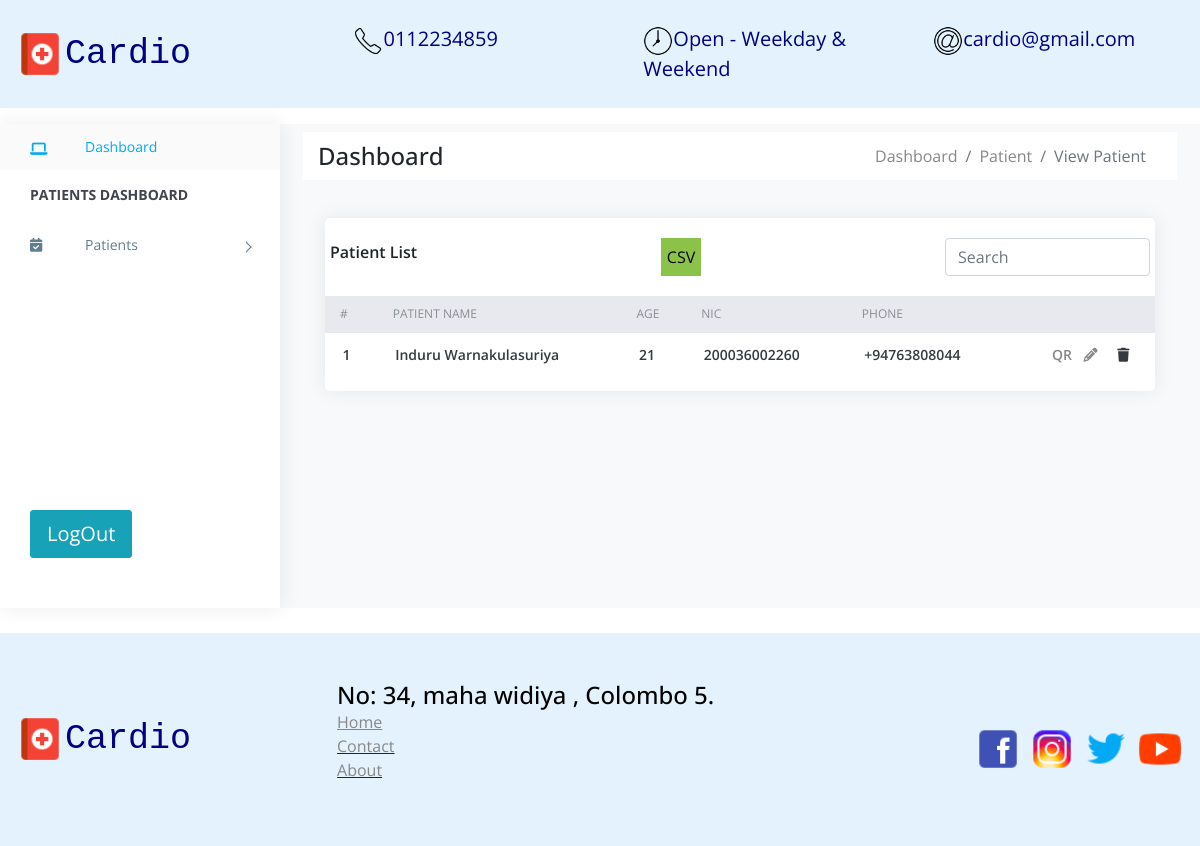
Before: /patients with the older database file.
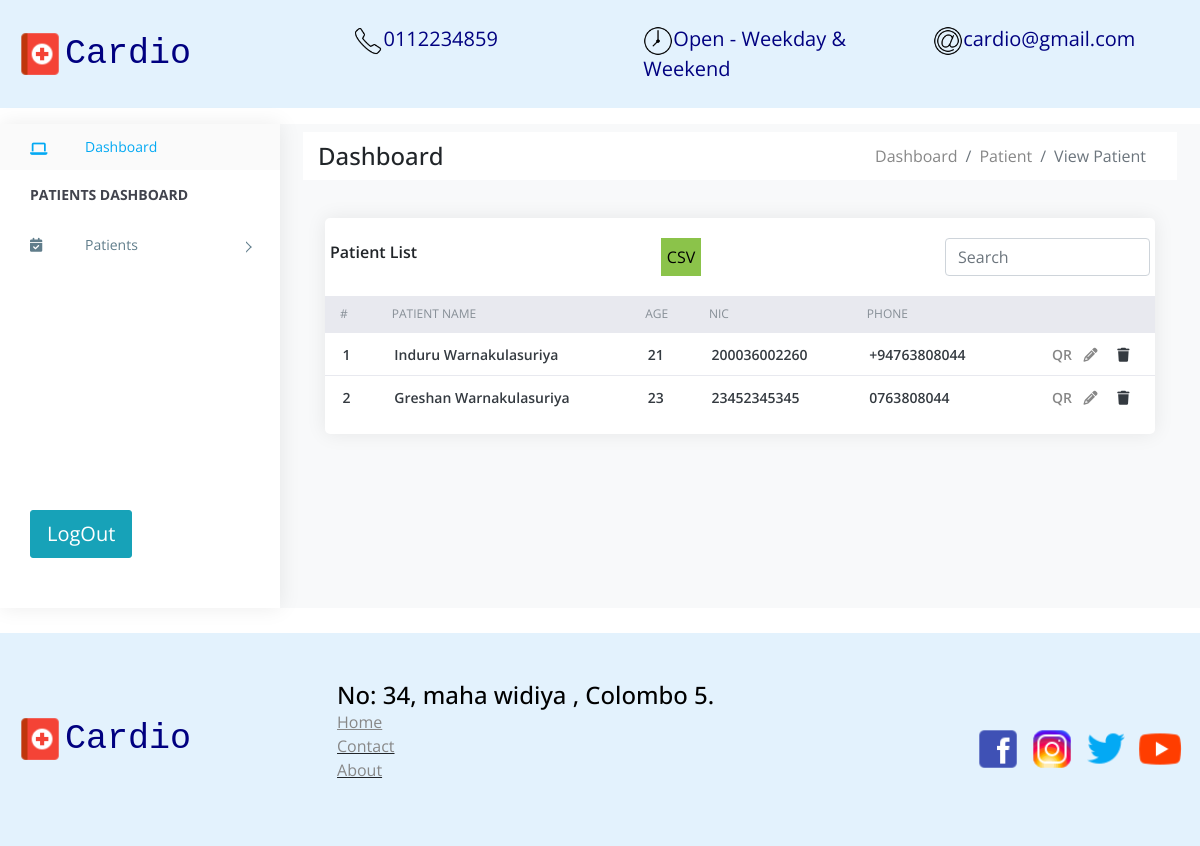
After: the same page with the newer database file.
### patients/models.py (models this page shows, shortened)
class Patient(models.Model):
    id = models.AutoField(primary_key=True)
    name = models.CharField(max_length=120, unique=True)
    phone = models.CharField(max_length=120)
    dob = models.DateField()
    NIC = models.CharField(max_length=12)
    email = models.CharField(max_length=120)
    address = models.CharField(max_length=220)
    qr = models.CharField(max_length=200)
    created_date = models.DateField(auto_now_add=True)
    def age(self):
        today = date.today()
        return today.year - self.dob.year - ((today.month, today.day) < (self.dob.month, self.dob.day))
    age = property(age)

### patients/views.py (the view)
# urls.py: path('', include('patients.urls')),
def patients(request):
    patients = Patient.objects.all()
    if request.method == 'GET':
        search = request.GET.get('search')
        if(search):
            patients = Patient.objects.filter(
                Q(name__contains = search) |
                Q(NIC__contains = search) |
                Q(phone__contains = search)
            )
    return render(request, 'patients.html', {
        'patients': patients
    })

### patients/templates/patients.html (shortened to what this page needs)
{% extends 'base/base.html' %}
{% block breadcrumbs %}
<div class="breadcrumbs">
    <div class="breadcrumbs-inner p-2">
        <div class="row m-0 m-auto bg-white">
            <div class="col-sm-4 my-auto">
                <div class="page-header float-left ">
                    <div class="page-title">
                        <h4 class="">Dashboard</h4>
                    </div>
                </div>
            </div>
            <div class="col-sm-8">
                <div class="page-header float-right">
                    <nav aria-label="breadcrumb">
                        <ol class="breadcrumb bg-white m-0">
                            <li class="breadcrumb-item"><a href="#">Dashboard</a></li>
                            <li class="breadcrumb-item"><a href="#">Patient</a></li>
                            <li class="active breadcrumb-item">View Patient</li>
                        </ol>
                      </nav>
                </div>
            </div>
        </div>
    </div>
</div>
{% endblock breadcrumbs %}
{% block content %}
    <div>
        <div class="row">
            <div class="col-xl-12">
                <div class="card">
                    <div class="card-body">
                        <div class="row d-flex justify-content-between">
                            <h4 class="box-title">Patient List</h4>
                            <button style="background-color: #8bc34a; border: none;"><a href="{% url 'patients-report' %}" style="color: black;">CSV</a></button>
                            <form action="{% url 'patients' %}" method="get">
                                <input name="search" class="form-control" type="text" placeholder="Search">
                            </form>
                        </div>
                    </div>
                    <div class="card-body--">
                        <div class="table-stats order-table ov-h">
                            <table class="table ">
                                <thead>
                                    <tr>
                                        <th class="serial">#</th>
                                        <th>Patient Name</th>
                                        <th>Age</th>
                                        <th>NIC</th>
                                        <th>Phone</th>
                                        <th></th>
                                    </tr>
                                </thead>
                                    {% if patients %}
                                    {% for p in patients %}
                                    <tr>
                                        <td class="serial">{{ forloop.counter }}</td>
                                        <td>{{ p.name }}</td>
                                        <td>{{ p.age }}</td>
                                        <td>{{ p.NIC }}</td>
                                        <td>{{ p.phone }}</td>
                                        <td>
                                            <a href="{% url 'generate-qr' qr=p.qr%}">QR</a>
                                            <a type="button" href="{% url 'edit-patient' id=p.id %}"><i class="fa fa-pencil mx-2"></i></a>
                                            <a type="button" data-toggle="modal" data-target="#deleteModal{{p.id}}">
                                                <i class="fa fa-trash mx-2"></i>
                                            </a>
                                        </td>
                                    </tr>
                                    {% endfor %}
                                    {% else %}
                                        <tr><td>No patients Data</td></tr>
                                    {% endif %}
                            </table>
                        </div>
                    </div>
                </div>
            </div>
        </div>
    </div>
{% endblock content %}

### patients/templates/base/base.html (shortened to what this page needs)
<!DOCTYPE html>
<html lang="en">
<head>
    {% load static %}
    <link rel="stylesheet" href="https://cdn.jsdelivr.net/npm/bootstrap@4.1.3/dist/css/bootstrap.min.css">
    <link rel="stylesheet" href="https://cdnjs.cloudflare.com/ajax/libs/font-awesome/6.2.0/css/all.min.css">
    <link rel="stylesheet" href="{% static 'assets/css/style.css' %}">
    <link href="https://cdn.jsdelivr.net/npm/chartist@0.11.0/dist/chartist.min.css" rel="stylesheet">
    <link href="https://cdn.jsdelivr.net/npm/jqvmap@1.5.1/dist/jqvmap.min.css" rel="stylesheet">
</head>
<body>
    <div class="column">
        <div class="col-12 p-0">
            {% include 'base/navbar.html' %}
        </div>
        <div class="row mt-3 m-0">
            {% include 'base/sidebar.html' %}
            <div class="col bg-light">
                {% block breadcrumbs %}
                {% endblock breadcrumbs %}
                <div class="clearfix">
                    <div class="content">
                        <div>
                            {% block content %}
                            {% endblock content %}
                        </div>
                    </div>
                </div>
            </div>
        </div>
        {% include 'base/footer.html' %}
</body>
</html>

### patients/templates/base/navbar.html (shortened to what this page needs)
{% load static %}
<nav class="navbar navbar-expand-lg col py-3" style="background-color: #e3f2fd;" >
  <div class="container-fluid d-flex">
    <div class="flex-shrink-1">
      <a class="navbar-brand" style="font-family: 'Courier New', Courier, monospace;font-size: 35px; color: Navy;" href="/home"><img alt="logo" style="height: 50px; width: 50px;" src="{%static 'images/health.png' %}"/>Cardio</a>
    </div>
    <div class="navbar-collapse collapse justify-content-end" id="navbarSupportedContent">
      <ul class="navbar-nav mb-2 mb-lg-0">
        <li class="nav-item">
          <a class="nav-link active" style="font-size: 20px; color: Navy;" aria-current="page" href="tel:0112234859"><img alt="icon" style="height: 30px; width: 30px;" src="{%static 'images/phone.png' %}"/>0112234859</a>
        </li>
        <li class="nav-item">
          <a class="nav-link active" style="font-size: 20px; color: Navy;"><img alt="icon" style="height: 30px; width: 30px;" src="{%static 'images/clock.png' %}"/>Open - Weekday & Weekend</a>
        </li>
        <li class="nav-item">
          <a class="nav-link active" style="font-size: 20px; color: Navy;"  href="mailto:m.cardio@gmail.com"><img alt="icon" style="height: 30px; width: 30px;" src="{%static 'images/at.png' %}"/>cardio@gmail.com</a>
        </li>
      </ul>
    </div>
  </div>
</nav>

### patients/templates/base/sidebar.html (shortened to what this page needs)
<aside id="left-panel" class="left-panel position-static h-auto">
    <nav class="navbar navbar-expand-sm navbar-default">
        <div id="main-menu" class="main-menu collapse navbar-collapse">
            <ul class="nav navbar-nav">
                <li class="active">
                    <a href="{% url 'patients' %}"><i class="menu-icon fa fa-laptop"></i>Dashboard </a>
                </li>
                <li class="menu-title">Patients Dashboard</li>
                <li class="menu-item-has-children dropdown">
                    <a href="#" class="dropdown-toggle" data-toggle="dropdown" aria-haspopup="true" aria-expanded="false"> <i class="menu-icon fa fa-calendar-check"></i>Patients</a>
                </li>
                <div style="padding-left: 30px; margin-top: 240px;" class="text-center">
                    <button  type="button" class="btn btn-info btn-lg">LogOut</button>
                </div>
            </ul>
        </div>
    </nav>
</aside>

### patients/templates/base/footer.html (shortened to what this page needs)
{% load static %}
    <nav class="navbar navbar-expand-lg py-5" style="background-color: #e3f2fd;  margin-top: 25px; width: 100%;" >
      <div class="container-fluid">
        <a class="navbar-brand" style="font-family: 'Courier New', Courier, monospace;font-size: 35px; color: Navy;" href="/home"><img style="height: 50px; width: 50px;" src="{%static 'images/health.png' %}"/>Cardio</a>
        <div class="navbar-collapse collapse" id="navbarSupportedContent" style="padding-left: 130px;">
            <div class="footer-pad">
                <h4 style="color:black">No: 34, maha widiya , Colombo 5.</h4>
                <ul class="list-unstyled">
                  <li><a href="#"><u>Home</a></li>
                  <li><a href="#">Contact</a></li>
                  <li><a href="#">About</a></li></u>
                </ul>
              </div>
            </div>
            <div class="vstack gap-3" style="padding-top: 20px; ">
              <div class="flex">
                <a href="#" class="icoFacebook "  title="Facebook"><img style="height: 50px; width: 50px;" src="{%static 'images/facebook.png' %}" alt=" footer image"/></a>
                <a href="#" class="icoInstagram" title="instagram"><img style="height: 50px; width: 50px;" src="{%static 'images/instagram.png' %}" alt=" footer image"/></a>
                <a href="#" class="icoTwitter" title="twitter"><img style="height: 50px; width: 50px;" src="{%static 'images/twitter.png' %}" alt=" footer image"/></a>
                <a href="#" class="icoYoutube" title="youtube"><img style="height: 50px; width: 50px;" src="{%static 'images/youtube.png' %}" alt=" footer image"/></a>
            </div>
          </div>
        </div>
		</div>

### patients/static/assets/css/style.css (style rules this page uses)
.bg-white { background-color: #fff; }
body { display: table; font-family: "Open Sans", sans-serif; font-size: 16px; width: 100%; }
a, button { text-decoration: none; outline: none !important; color: #878787; -webkit-transition: all 0.25s ease; transition: all 0.25s ease; }
h1, h2, h3, h4, h5, h6 { margin: 0; }
ul, ol { padding-left: 0; }
img { max-width: 100%; }
.ov-h { overflow: hidden; }
.btn, button, input, textarea { -webkit-box-shadow: none; box-shadow: none; outline: 0 !important; }
.btn { border-radius: 3px; }
.order-table { position: relative; }
.order-table:after, .order-table:before { content: ""; position: absolute; top: 0px; height: 37px; width: 10px; background: #e8e9ef; }
.order-table:after { right: -1px; }
.order-table:before { left: -1px; }
.order-table tr th { background: #e8e9ef; }
.order-table tr td:last-child, .order-table tr th:last-child { text-align: right; }
.order-table tr:last-child td { border: none; }
aside.left-panel { background: #fff; height: 100vh; padding: 0; vertical-align: top; width: 280px; -webkit-box-shadow: 1px 0 20px rgba(0, 0, 0, 0.08); box-shadow: 1px 0 20px rgba(0, 0, 0, 0.08); position: fixed; left: 0; bottom: 0; top: 55px; z-index: 999; }
.navbar { background: #fff; border-radius: 0; border: none; display: inline-block; margin: 0; padding: 0; vertical-align: top; }
.navbar .main-menu { float: left; padding: 0; padding-bottom: 50px; }
.navbar .menu-title { color: #41434d; clear: both; display: block; font-family: 'Open Sans'; font-size: 14px; font-weight: 700; line-height: 50px; padding: 0; text-transform: uppercase; width: 100%; }
.navbar .navbar-nav { float: none; position: relative; }
.navbar .navbar-nav > li { padding-left: 30px; padding-right: 30px; }
.navbar .navbar-nav > li.active { background: #fafafa; }
.navbar .navbar-nav li { width: 100%; }
.navbar .navbar-nav li.active .menu-icon, .navbar .navbar-nav li:hover .toggle_nav_button:before, .navbar .navbar-nav li .toggle_nav_button.nav-open:before { color: #03a9f3; }
.navbar .navbar-nav li .dropdown-toggle:after { display: none; }
.navbar .navbar-nav li > a { background: none !important; color: #607d8b; display: inline-block; font-size: 14px; line-height: 26px; padding: 10px 0; position: relative; width: 100%; }
.navbar .navbar-nav li > a .menu-icon { color: #607d8b; float: left; margin-top: 8px; width: 55px; text-align: left; z-index: 9; }
.navbar .navbar-nav li.menu-item-has-children { position: relative; }
.navbar .navbar-nav li.menu-item-has-children a { line-height: 30px; }
.navbar .navbar-nav li.menu-item-has-children a:before { content: ""; position: absolute; top: 23px; right: 0; width: 8px; height: 8px; border-style: solid; border-width: 1px; border-color: #607d8b #607d8b transparent transparent; -webkit-transform: rotate(45deg); transform: rotate(45deg); -webkit-transition: all .25s ease; transition: all .25s ease; }
.navbar .navbar-nav > .active > a, .navbar .navbar-nav > .active > a:focus, .navbar .navbar-nav > .active > a:hover { color: #03a9f3; }
.content { float: left; padding: 1.875em; width: 100%; }
.card { margin-bottom: 1.875em; border-radius: 5px; padding: 0; border: 0px solid transparent; -webkit-box-shadow: 0 0 20px rgba(0, 0, 0, 0.08); box-shadow: 0 0 20px rgba(0, 0, 0, 0.08); }
.card .box-title { font-weight: 600; font-size: 1em; padding: 5px 0; }
.card .card-body { float: left; padding: 1.25em; position: relative; width: 100%; }
.card h4 { font-size: 1.1rem; }
.table-stats table { font-family: 'Open Sans'; }
.table-stats table th, .table-stats table td { border: none; border-bottom: 1px solid #e8e9ef; color: #868e96; font-size: 12px; font-weight: normal; padding: .75em 1.25em; text-transform: uppercase; }
.table-stats table td { color: #343a40; font-size: 14px; font-weight: 600; text-transform: capitalize; vertical-align: middle; }
.btn, .button { display: inline-block; font-weight: 400; text-align: center; white-space: nowrap; vertical-align: middle; -webkit-transition: all .15s ease-in-out; transition: all .15s ease-in-out; border-radius: 3; cursor: pointer; }
@media (max-width: 1368px) { .card-body { padding: 15px; } }

Changed rows visible on the page:
added Patient: name "Greshan Warnakulasuriya", age "23", NIC "23452345345", phone "0763808044"
